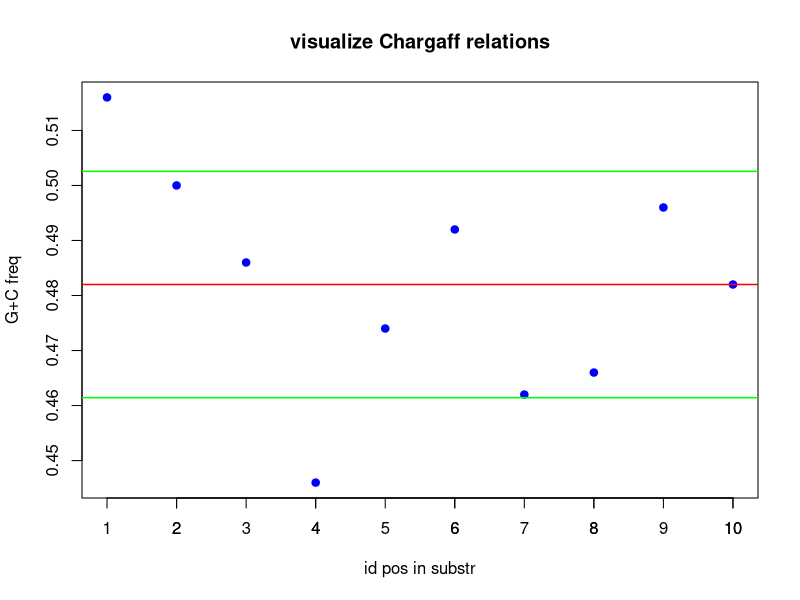

Write R code to recreate this figure.
####################### create (same) random seq - using same seed always #########################
set.seed(1)
sequence_length <- 5000
data <-stringi::stri_rand_strings(1, sequence_length, '[ACGT]')
class(data)


### First Question #################################################################################
### In the given sequence
###   a. find the distribution of the individual elements
###   b. verify from results if 2nd rule of Chargaff is followed
print("Ans: 1st Q =================================================================================")
####################################################################################################

####################################### Initialze vars #############################################
### For the 4 elements i.e. "A", "G", "T", "C" of the sequence create a 2x4 matrix         #########
### to hold number of appearances i.e. count and frequency                                 #########
####################################################################################################
distribution_matrix <- matrix(0, 2, 4)     # create a 2x4 matrix and initialize to 0
seq_elements <- c("A", "G", "T", "C")
colnames(distribution_matrix) <- seq_elements                            # name the columns
rownames(distribution_matrix) <- rbind("element_count", "element_freq")  # name the rows

## count i.e. occurence of individual elmements i.e. "A", "G", "T", "C" in the sequence data    ###
for (i in 1:length(seq_elements)) {
  distribution_matrix[1, i] = stringr::str_count(toString(data), seq_elements[i])     # get count
  distribution_matrix[2, i] = distribution_matrix[1, i] / sequence_length     # get frequency
}

################################ print results  ####################################################
writeLines("\n")
print(distribution_matrix)
writeLines("\n")
sprintf("2nd Chargaff law (occ): A~T: % d - % d  G~C: % d - %d", distribution_matrix[1, 1], distribution_matrix[1, 3], distribution_matrix[1,2], distribution_matrix[1, 4])
sprintf("2nd Chargaff law (frq): A~T: % f - % f  G~C: % f - %f", distribution_matrix[2, 1], distribution_matrix[2, 3], distribution_matrix[2,2], distribution_matrix[2, 4])
writeLines("\n")

### Second Question ################################################################################
### split given data sequence into 10 substrings each of 500 chars (500 x 10)
###     find number of occurence of GC pattern in each of the 10 substrings
print("Ans: 2nd Q  G+C content in 10 substrs of length 500 ========================================")
####################################################################################################

sub_length <- 500
no_of_substrs <-  sequence_length / sub_length
GC_seq_elements <- c("C", "G")

## define a 2x10 matrix to hold
##   first row:  number of "G & "C" occurences per substr of length 500
##   second row: frequency  of "G & "C" occurences per substr of length 500
pattern_distrib_matrix <- matrix(0, 2, no_of_substrs)
colnames(pattern_distrib_matrix) <- c("pos1", "pos2", "pos3", "pos4", "pos5", "pos6", "pos7", "pos8", "pos9", "pos10")
rownames(pattern_distrib_matrix) <- rbind("number of G+C content", "relative freq of G+C content")

for (i in 1:no_of_substrs) {                 # instead of a single loop with "i in seq format"
   start_str <- (i-1)*sub_length+1           # i.e. 1, 501, ..., 4501  etc - calc start of substr
   end_str   <- start_str + sub_length -1    # i.e  500, 1000, ..., 4500 etc - calc end of substr
   for (j in 1:length(GC_seq_elements)) {
      pattern_distrib_matrix[1, i] <- pattern_distrib_matrix[1, i] + stringr::str_count(substr(data, start_str, end_str), GC_seq_elements[j])
   }
}
for (i in 1:no_of_substrs){
  pattern_distrib_matrix[2, i] <- pattern_distrib_matrix[1, i] / sub_length     # get frequency
}

writeLines("\n")
pattern_distrib_matrix

###   (kind of of) simple scatter plot
xtick<-seq(1, 10, by=1)
plot(pattern_distrib_matrix[2,], col = "blue", pch = 19, main = "visualize Chargaff relations", ylab = "G+C freq", xlab = "id pos in substr")
axis(1, xtick)
meanv <- mean(pattern_distrib_matrix[2,])
stdv  <- sd(pattern_distrib_matrix[2,])
abline(h=meanv, lwd=1.5, col="red")
abline(h=meanv-stdv, lwd=1.5, col="green")
abline(h=meanv+stdv, lwd=1.5, col="green")
